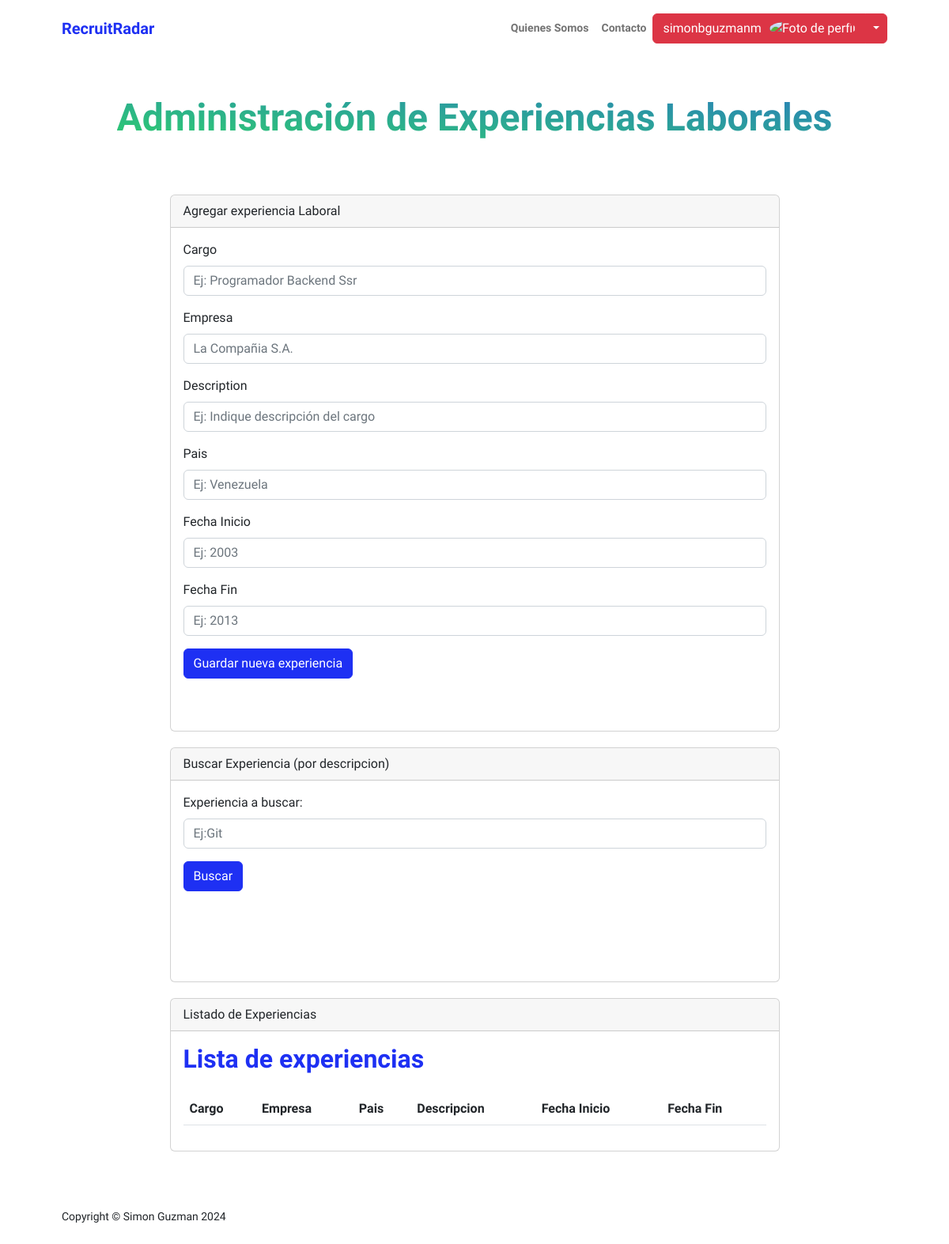
/appUsers/experiencia (signed in), run on an earlier commit of the app's database.
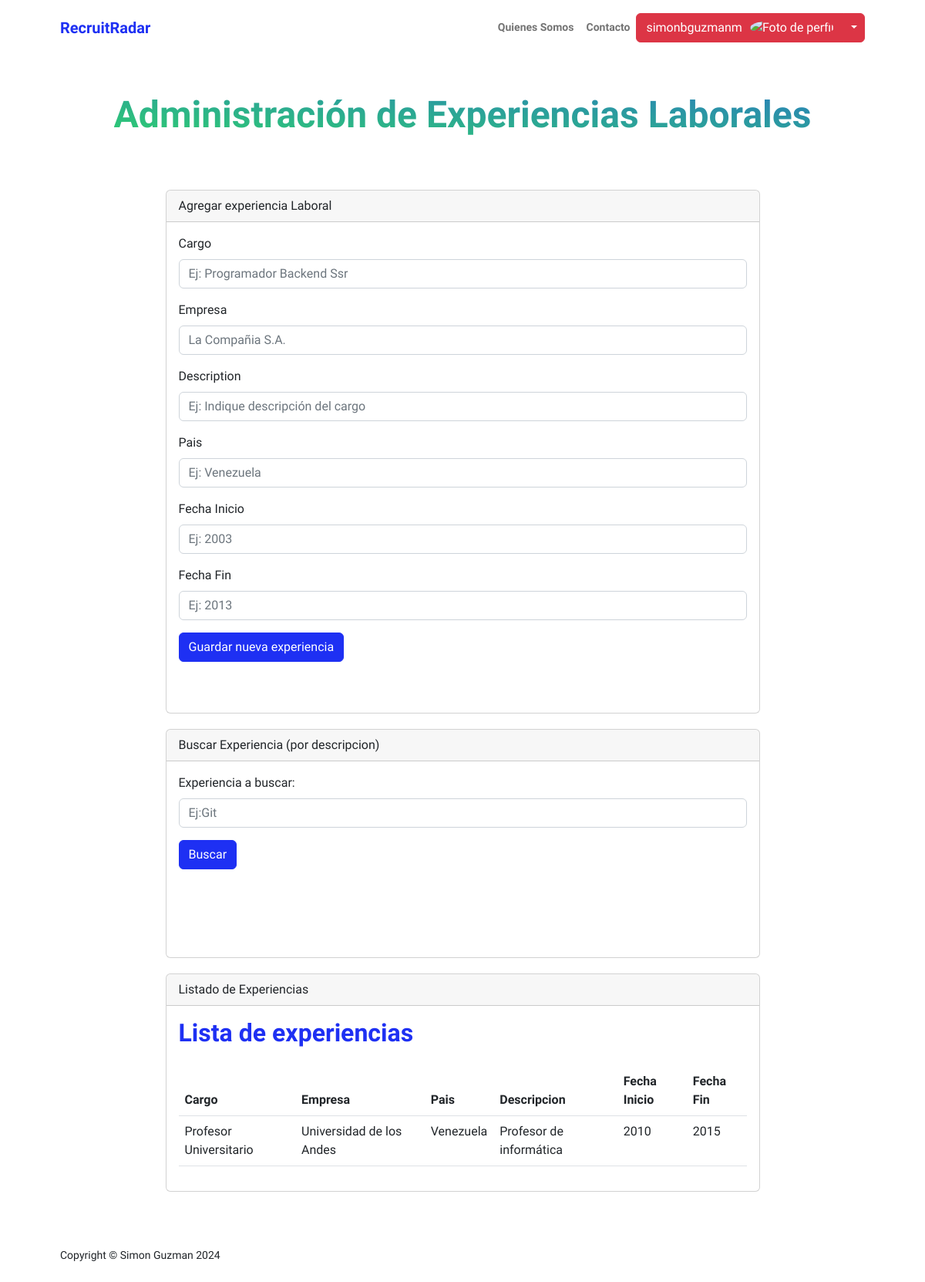
And on a later commit of the database.
### appUsers/models.py (models this page shows, shortened)
class ExperienciaLaboral(models.Model):
    user = models.ForeignKey(User, on_delete=models.CASCADE, null=True)
    cargo = models.CharField(max_length=100)
    empresa = models.CharField(max_length=100)
    periodo_inicio = models.IntegerField()
    periodo_fin = models.IntegerField(null=True, blank=True)
    description = models.CharField(max_length=1000)
    pais = models.CharField(max_length=50)

### appUsers/views.py (the view, shortened to what this page needs)
# urls.py: path('experiencia',views.experiencia,name="Experiencia"),
@login_required
def experiencia(request):
    experiencias = ExperienciaLaboral.objects.filter(user=request.user)
    if request.method == 'POST':
        miFormulario = ExperienciaFormulario(request.POST)
        print(miFormulario)
        if miFormulario.is_valid():
            if 'periodo_inicio'in request.POST:
                u = User.objects.get(username = request.user)
                informacion = miFormulario.cleaned_data
                exp = ExperienciaLaboral (user=u,cargo=informacion['cargo'],empresa=informacion['empresa'],periodo_fin=informacion['periodo_fin'],periodo_inicio=informacion['periodo_inicio'],description=informacion['description'],pais=informacion['pais'])
                exp.save()
                miFormulario = ExperienciaFormulario()
                return render(request,"appUsers/experiencia.html",{"experiencias":experiencias,"miFormulario":miFormulario,"resp":"Datos guardados Correctamente","respSearch":"","avatar":request.session.get('foto-avatar', 'none')})
            else:
                return render(request,"appUsers/experiencia.html",{"experiencias":experiencias,"miFormulario":miFormulario,"resp":"Datos No Guardados","respSearch":"","avatar":request.session.get('foto-avatar', 'none')})
    else:
        miFormulario = ExperienciaFormulario()
    return render(request,"appUsers/experiencia.html",{"experiencias":experiencias,"miFormulario":miFormulario,"resp":"","respSearch":"","avatar":request.session.get('foto-avatar', 'none')})

### appUsers/templates/appUsers/experiencia.html (shortened to what the changed rows need)
{% extends "appUsers/base.html" %}
{% load static %}
{% block datosDinamicos %}
<div class="container px-5 my-5">
    <div class="text-center mb-5">
        <h1 class="display-5 fw-bolder mb-0"><span class="text-gradient d-inline">Administración de Experiencias Laborales</span></h1>
    </div>
    <div class="row gx-5 justify-content-center">
        <div class="col-lg-11 col-xl-9 col-xxl-8">
               <div class="card" style="margin-top: 20px;">
                <div class="card-body">
                    <section>
                            <table class="table caption-top">
                                <div class="d-flex align-items-center justify-content-between mb-4">
                                    <h2 class="text-primary fw-bolder mb-0">Lista de experiencias</h2>
                                </div>
                                <thead>
                                    <tr>
                                    <th scope="col">Cargo</th>
                                    <th scope="col">Empresa</th>
                                    <th scope="col">Pais</th>
                                    <th scope="col">Descripcion</th>
                                    <th scope="col">Fecha Inicio</th>
                                    <th scope="col">Fecha Fin</th>
                                    </tr>
                                </thead>
                                <tbody>
                                    {% for exp in experiencias %}
                                    <tr>
                                    <td>{{exp.cargo}}</td>
                                    <td>{{exp.empresa}}</td>
                                    <td>{{exp.pais}}</td>
                                    <td>{{exp.description}}</td>
                                    <td>{{exp.periodo_inicio}}</td>
                                    <td>{{exp.periodo_fin}}</td>
                                    </tr>
                                    {% endfor%}
                                </tbody>
                            </table>
                        </section>
                </div>
              </div>
        </div>
    </div>
</div>
{% endblock %}

What changed in the data, as far as the page shows it:
added ExperienciaLaboral: cargo "Profesor Universitario", empresa "Universidad de los Andes", pais "Venezuela", description "Profesor de informática", periodo_inicio "2010", periodo_fin "2015"
